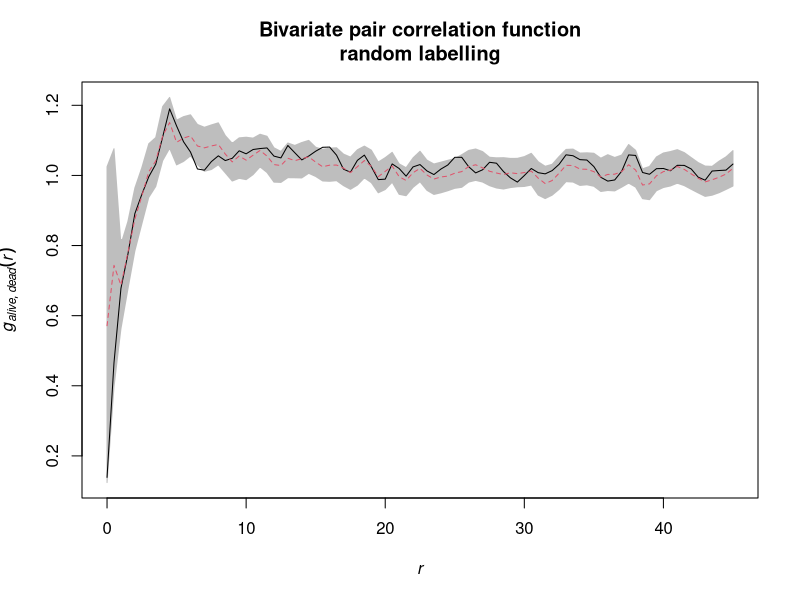
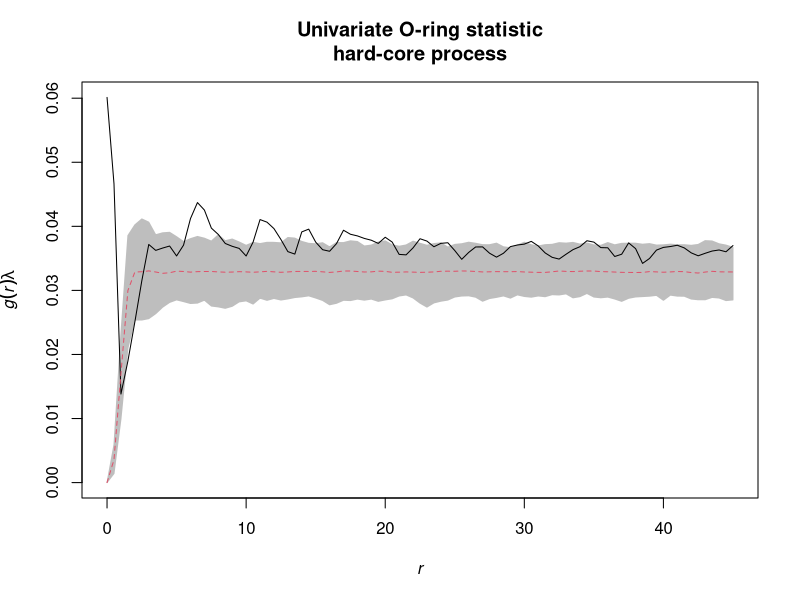
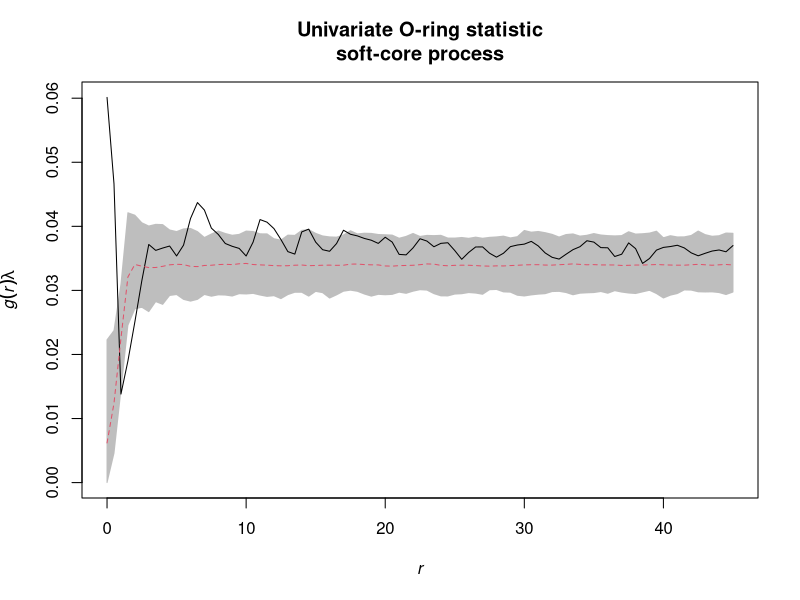
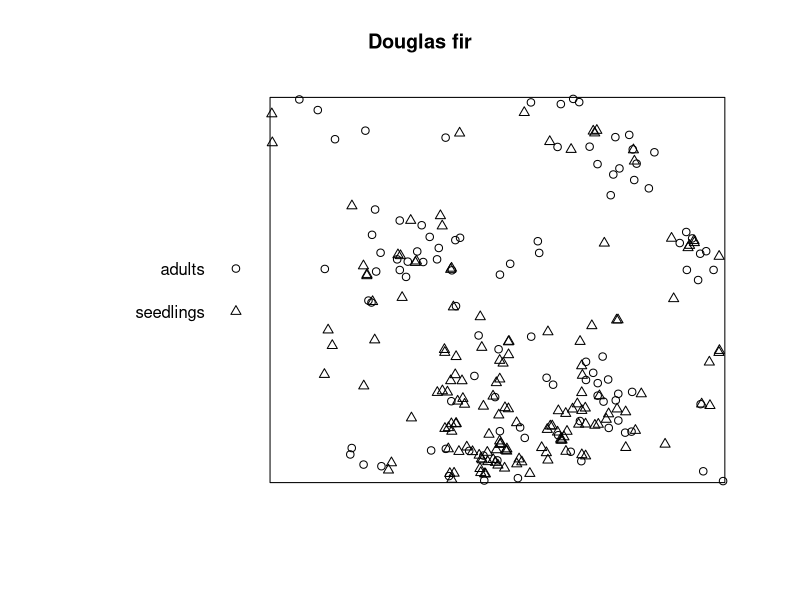
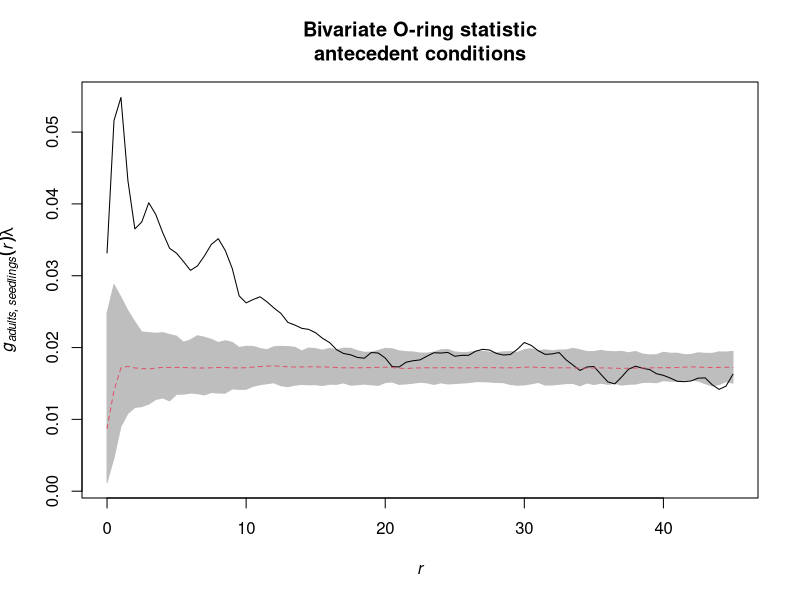
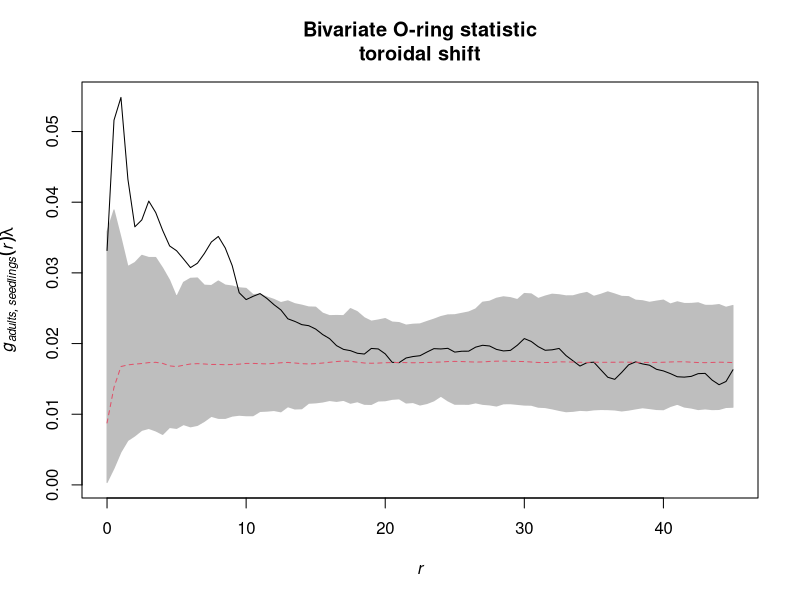

These figures' R source, in order:
## ---- chunk 1
  library(spatstat)
  library(tidyverse)
## ---- chunk 2
  setwd('C:/Users/Maximilian/ownCloud/03_Lehre/Spatial_Statistics/Practicals/Spatial_statistics_R')
  douglas_fir <- read_delim(file = 'DouglasFir_LiveDead_OGN.txt', delim = ';')
  
  douglas_fir <- mutate(douglas_fir,
                        mark = case_when(mark == 1 ~ 'alive',
                                         mark == 2 ~ 'dead'),
                        mark = as.factor(mark))
  
  plot_area <- ripras(x = douglas_fir$x, y = douglas_fir$y, shape = 'rectangle')
  douglas_fir_ppp <- as.ppp(X = douglas_fir, W = plot_area)
## ---- chunk 3
  Oest <- function(input, correction = 'Ripley', r = NULL, ...){
    p_fct <- pcf(input, correction = correction, r = r, divisor = 'd')
    lambda <- intensity(unmark(input))
    eval.fv(p_fct*lambda)
  }
## ---- chunk 4
  simulaion_envelope_random_labeling <- envelope(douglas_fir_ppp, fun = pcfcross, i = 'alive', j = 'dead', 
                                                 r = seq(from = 0, to = 45, by = 0.5),
                                                 divisor = 'd', nsim = 199, nrank = 5,
                                                 simulate = expression(rlabel(douglas_fir_ppp)))
## ---- chunk 5
  plot(simulaion_envelope_random_labeling, xlim = c(0,45), 
       main = 'Bivariate pair correlation function\nrandom labelling', legend = FALSE)
## ---- chunk 6
  alive <- subset.ppp(douglas_fir_ppp, marks == 'alive', drop = T)
  
  simulated_patterns_hardcore <-rStrauss(beta = intensity(alive),
                                         R = 1, gamma = 0, 
                                         nsim = 199, W = alive$window)
## ---- chunk 7
  envelope_hardcore <- envelope(Y = alive, fun = Oest, 
                                r = seq(from = 0, to = 45, by = 0.5),
                                nsim = 199, nrank = 5,
                                simulate = simulated_patterns_hardcore)
## ---- chunk 8
  simulated_patterns_softcore <- rStrauss(beta = intensity(alive),
                                          R = 1, gamma = 0.3, 
                                          nsim = 199, W = alive$window)

  envelope_softcore <- envelope(alive, fun = Oest,
                                r = seq(from = 0, to = 45, by = 0.5),
                                nsim = 199, nrank = 5,
                                simulate = simulated_patterns_softcore)
## ---- chunk 9
  # par(mfrow=c(1,2))
  plot(envelope_hardcore, xlim=c(0,45), 
       main = "Univariate O-ring statistic\nhard-core process", legend = FALSE)
      
  plot(envelope_softcore,xlim=c(0,45), 
       main = "Univariate O-ring statistic\nsoft-core process", legend = FALSE)
  # par(mfrow=c(1,1))
## ---- chunk 10
  setwd('C:/Users/Maximilian/ownCloud/03_Lehre/Spatial_Statistics/Practicals/Spatial_statistics_R')
  douglas_fir <- read_delim(file = 'DouglasFir_Adult_vs_Seedling_OG-N.txt', delim = ';')
  
  douglas_fir <- mutate(douglas_fir,
                        mark = case_when(mark == 1 ~ 'adults',
                                         mark == 2 ~ 'seedlings'),
                        mark = as.factor(mark))
  
  plot_area <- ripras(x = douglas_fir$x, y = douglas_fir$y, shape = 'rectangle')
  douglas_fir_ppp <- as.ppp(X = douglas_fir, W = plot_area)
## ---- chunk 11
  plot(douglas_fir_ppp, main = "Douglas fir")
## ---- chunk 12
Oestcross <- function(input,i,j, correction = 'Ripley', r = NULL, ......){
  gij <- pcfcross(input, 
                  i = i, j = j, r = r,
                  correction = correction, divisor = "d")
  lambda <- intensity(input)[j]
  eval.fv(gij * lambda)
}
## ---- chunk 13
null_model_pattern <- list()

for(i in 1:199){
  seedlings <- subset.ppp(douglas_fir_ppp, marks == "seedlings", drop = TRUE)
  adults <- subset(douglas_fir_ppp, marks == "adults", drop = TRUE)
  
  random_seedlings <- rpoint(n = seedlings$n,
                             win = seedlings$window)
  
  overall_pattern <-  superimpose(adults = unmark(adults),
                                  seedlings = random_seedlings)
  
  null_model_pattern[i] <- list(overall_pattern )
}
## ---- chunk 14
  antecedent_conditions <- envelope(douglas_fir_ppp, fun = Oestcross, 
                                    i = "adults", j = "seedlings",
                                    r = seq(from = 0, to = 45, by = 0.5),
                                    nsim = 199,  nrank = 5,
                                    simulate = null_model_pattern)
## ---- chunk 15
  plot(antecedent_conditions, xlim = c(0, 45),
       main = "Bivariate O-ring statistic\nantecedent conditions", legend = FALSE)
## ---- chunk 16
  trdl.shft <- envelope(douglas_fir_ppp, fun = Oestcross, 
                        i = "adults", j = "seedlings",
                        r = seq(from = 0, to = 45, by = 0.5),
                        nsim = 199, nrank = 5,
                        simulate = expression(rshift(douglas_fir_ppp, which = "seedlings", edge="torus")))
## ---- chunk 17
  plot(trdl.shft, xlim = c(0, 45), 
       main = "Bivariate O-ring statistic\ntoroidal shift",  legend = FALSE)
